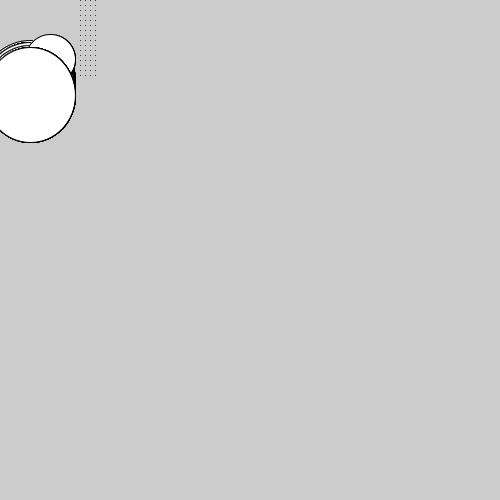
Frame 1 (no input)
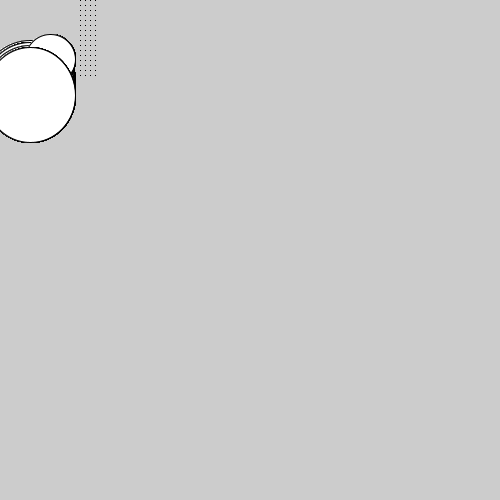
Frame 60 (the mouse pressed at the canvas centre just before this capture)
Frame 120 (the mouse held since frame 60 and released just before this capture): identical to frame 60, image omitted

The Processing sketch that drew these frames (run headless with seeded random() and noise(); from frame 60 on, the mouse is pressed at the canvas centre):

// Processing sketch: sketch_181009f
// ── sketch_181009f.pde
//create single loop a.  change ellipse size based on 
//loop position
//create nested loop a.  use map function in loop
//use mouseposition to create dynamic loop
int bgColor;
int mouseX;
int mouseY;
int dist;
float value = 130;

void setup() {
  size (500, 500);
  fill (255);

}

void draw() {
  for (int i = 80; i < 100; i = i +5) {
    ellipse (50, 59,50, 50);
    for (int j = 0; j < 80; j = j+5) {
      point(i, j);
    ellipse(30, i, 90, i);
    
      for (int k = 0; k < 80; k = k+5) {
       float m = map(mouseX, mouseY, 100, 20, 10);
       print(dist(mouseX, mouseY, 30, 30));
    
  }
}
}}
